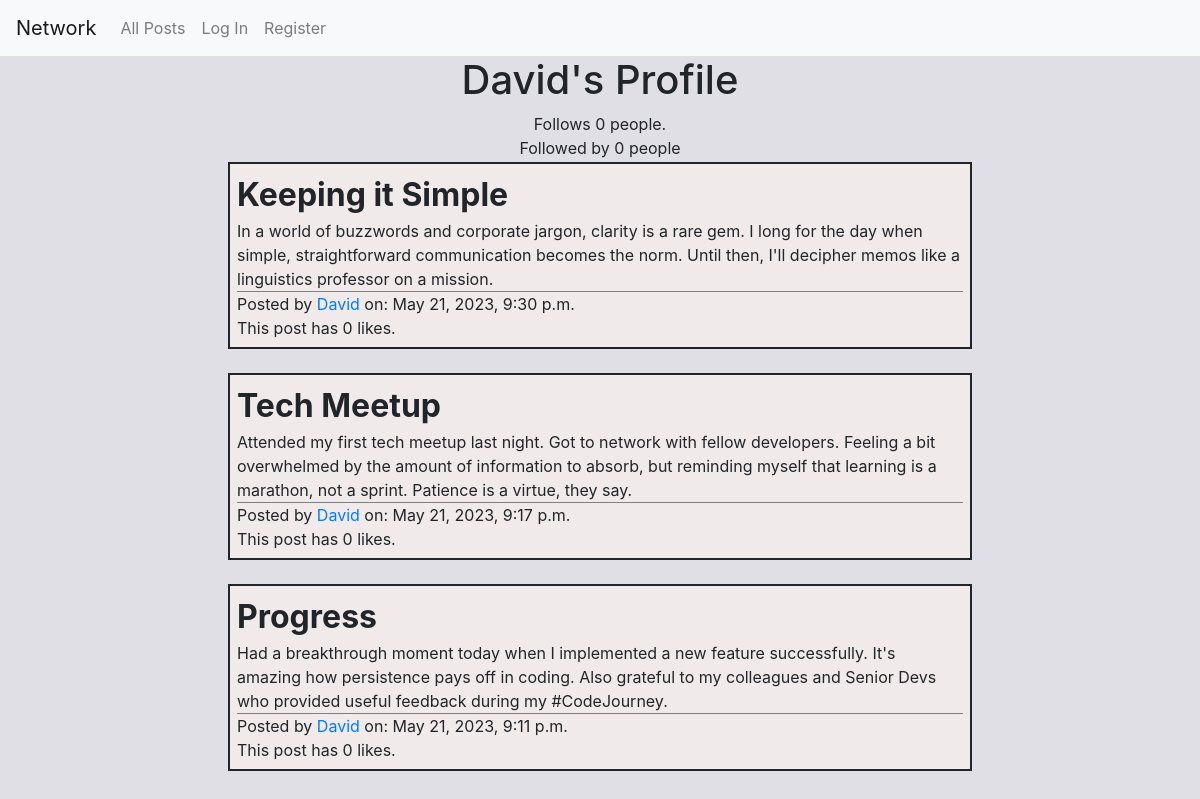
The app's page /profile/David with its own data.
### network/models.py (models this page shows, shortened)
class Post(models.Model):
    id = models.AutoField(primary_key=True)
    postTitle =  models.CharField(max_length=64)
    postBody = models.TextField()
    postTime = models.DateTimeField(default=datetime.now, blank=True)
    postAuthor = models.ForeignKey(User, on_delete = models.CASCADE, related_name="user")
    likes = models.IntegerField(default=0)

class User(AbstractUser):
    pass

### network/views.py (the view, shortened to what this page needs)
# urls.py: path("profile/<str:username>", views.profile, name="profile"),
@csrf_exempt
def profile(request, username):
    user_id = User.objects.get(username=username)
    p = Followers.objects.all().filter(profilename=user_id)
    q = Followers.objects.all().filter(following=user_id)
    if request.user.is_authenticated:
        posts_liked_by_user = (
            LikedPost.objects.all()
            .filter(liker=request.user)
            .values_list("post", flat=True))
    else:
        posts_liked_by_user = None
    isFollower = False
    authorPosts = Post.objects.all().filter(postAuthor=user_id).order_by("-postTime")
    return render(
        request,
        "network/profile.html",
        {
            "current_user": request.user.username,
            "name": username,
            "authorPosts": authorPosts,
            "show_button": (request.user.username != username)
            and (request.user.is_authenticated),
            "button_text": ["Follow", "Unfollow"][isFollower],
            "follows": p,
            "following": q,
            "likedList": posts_liked_by_user,
            "num_followers": len(p),
            "num_following": len(q),
        },
    )

### network/templates/network/profile.html (shortened to what this page needs)
{% extends "network/layout.html" %}
{% load static %}
{% block body %}
<h1> {{ name }}'s Profile </h1>
<div id="follow">
      Follows {{num_followers}} {% if num_followers == 1 %} person {% else %} people{% endif %}.
      <br>
      Followed by <span id="nfollowers">{{num_following}} {% if num_following == 1 %} person {% else %} people {% endif %}</span> <br>
</div>
{% for post in authorPosts %}
{% include "singlepost.html" %}
{% endfor %}
{% endblock %}

### network/templates/singlepost.html (shortened to what this page needs)
{% load static %}
<div class="post-container" id="post-container-{{post.id}}">
    <div class="post-title">{{ post.postTitle }}
    </div>
    <div id="post-body-{{post.id}}"> {{ post.postBody }} </div>
    <div class="post-byline">
    Posted by <a href="{% url 'profile' post.postAuthor  %}">{{ post.postAuthor }}</a> on: {{ post.postTime }}
    </div>
    <div id="likes-{{post.id}}">
    This post has <span id="nlikes-{{post.id}}">{{post.likes}}</span> likes.
    </div>
    </div>

### network/static/network/styles.css (style rules this page uses)
h1 { text-align: center; }
#follow { text-align: center; }
.post-container { border: 2px solid; margin: auto; margin-top: 2px; margin-bottom: 24px; padding: 7px; width: 62%; background-color: rgb(241, 234, 234); }
.post-title { font-size: 2pc; font-weight: bold; }
.post-byline { border-top: 1px solid grey; }

### records on screen
Post: postTitle "Keeping it Simple", postBody "In a world of buzzwords and corporate jargon, clarity is a rare gem. I long for the day when simple, straightforward communication becomes the norm. Until then, I'll decipher memos like a linguistics professor on a mission.", postAuthor "David", postTime "May 21, 2023, 9:30 p.m.", likes "0"
Post: postTitle "Tech Meetup", postBody "Attended my first tech meetup last night. Got to network with fellow developers. Feeling a bit overwhelmed by the amount of information to absorb, but reminding myself that learning is a marathon, not a sprint. Patience is a virtue, they say.", postAuthor "David", postTime "May 21, 2023, 9:17 p.m.", likes "0"
Post: postTitle "Progress", postBody "Had a breakthrough moment today when I implemented a new feature successfully. It's amazing how persistence pays off in coding. Also grateful to my colleagues and Senior Devs who provided useful feedback during my #CodeJourney.", postAuthor "David", postTime "May 21, 2023, 9:11 p.m.", likes "0"

### other values on screen
{{ name }} "David"
{{ num_followers }} "0"
{{ num_following }} "0"
